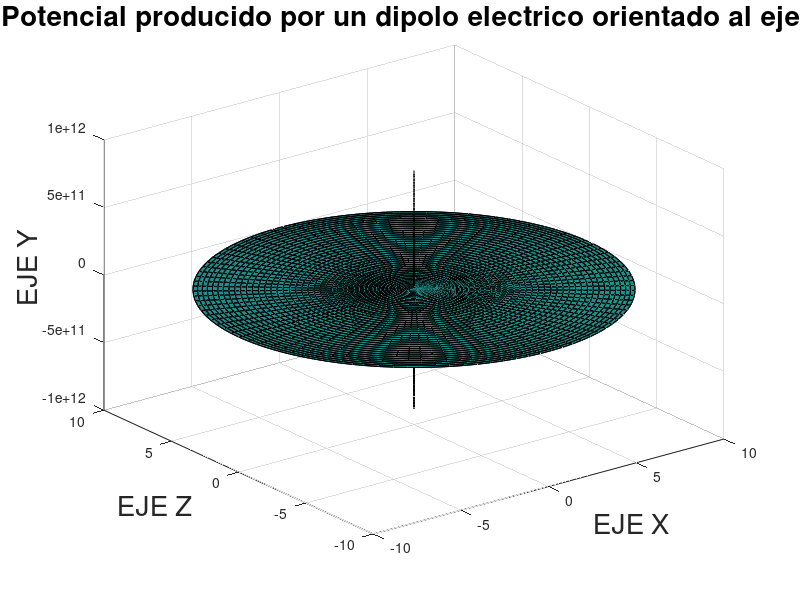

Write the MATLAB code that produced this figure.
clearvars
P = 1
E0 = 8.854187817*10^(-12)

R=linspace(-10, 10);
Phi=linspace(0,pi);
Theta=linspace(0,2*pi);
[Phi,Theta]=meshgrid(Phi,Theta);
R = meshgrid(R)
[X,Y,Z]=sph2cart(Theta,Phi,R);
f = @(r, theta, phi) ((P.*sin(Theta).*sin(Phi))./(4.*pi.*E0.*R.^2));
% Z=R*sin(Phi);
% X=R*cos(Phi).*cos(Theta);
% Y=R*cos(Phi).*sin(Theta);
surf(X, Y, f(R, Theta, Phi));
fontSize = 20
title('Potencial producido por un dipolo electrico orientado al eje Y', "FontSize",fontSize)
xlabel('EJE X', "FontSize",fontSize) 
ylabel('EJE Z', "FontSize",fontSize) 
zlabel('EJE Y', "FontSize",fontSize) 